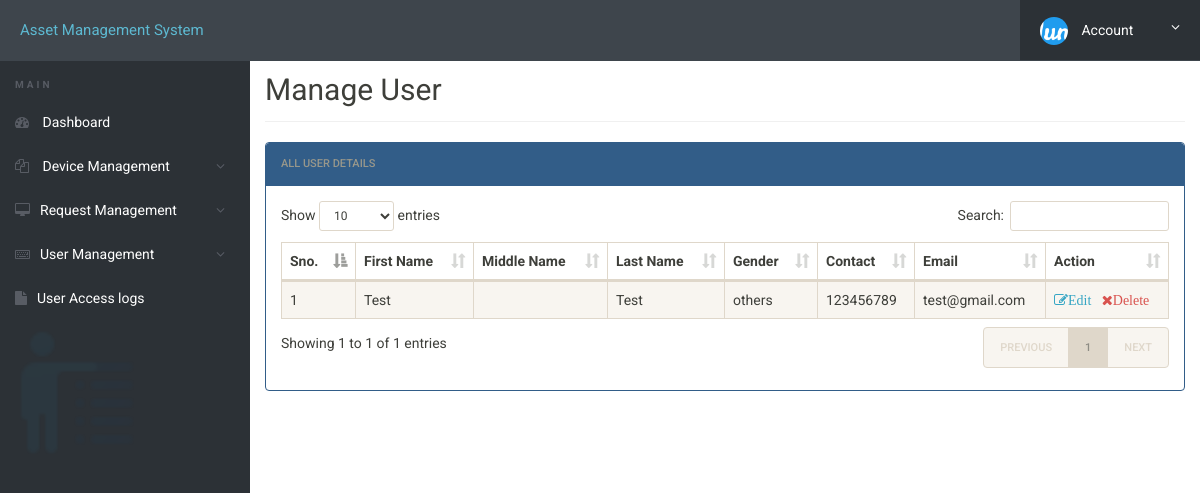
Before: /inventory/admin/manage-users.php (signed in) with the older database file.
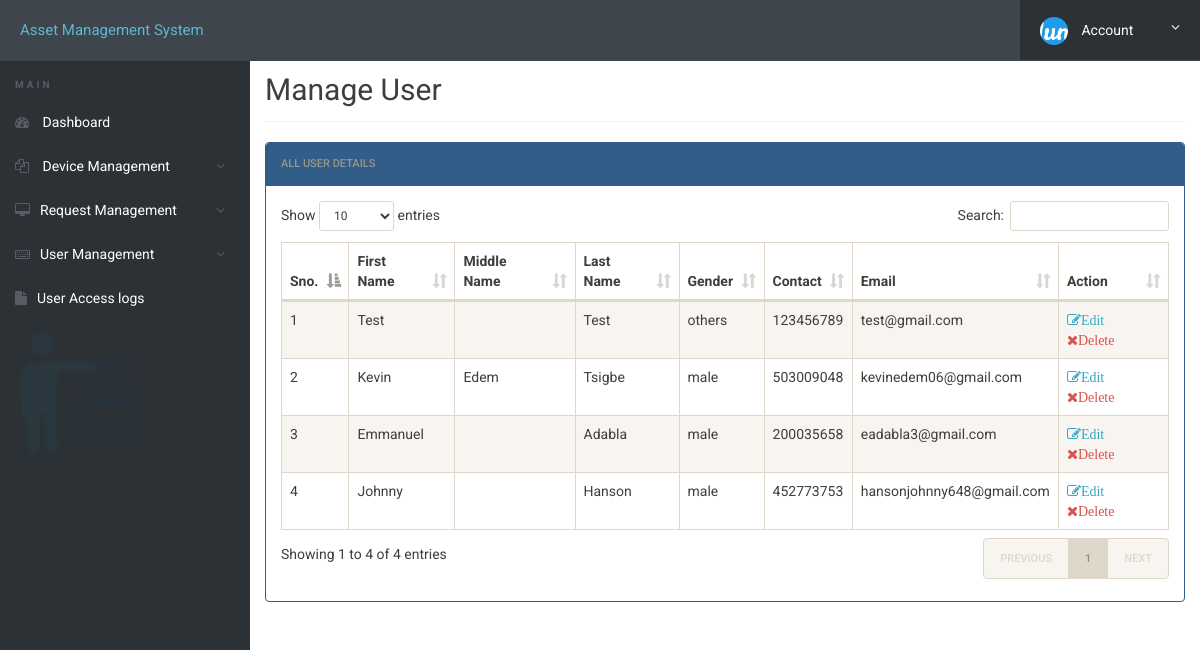
After: the same page with the newer database file.
### tables this page shows
CREATE TABLE `userregistration` (
  `id` int(11) NOT NULL,
  `firstName` varchar(255) NOT NULL,
  `middleName` varchar(255) NOT NULL,
  `lastName` varchar(255) NOT NULL,
  `gender` varchar(255) NOT NULL,
  `contactNo` bigint(20) NOT NULL,
  `email` varchar(255) NOT NULL,
  `password` varchar(255) NOT NULL,
  `regDate` timestamp NOT NULL DEFAULT current_timestamp(),
  `updationDate` varchar(45) NOT NULL DEFAULT current_timestamp(),
  `passUdateDate` varchar(45) NOT NULL DEFAULT current_timestamp()
);

### inventory/admin/manage-users.php (the view, shortened to what this page needs)
<?php
include('includes/config.php');
?>
<!doctype html>
<html lang="en" class="no-js">
<head>
	<link rel="stylesheet" href="css/font-awesome.min.css">
	<link rel="stylesheet" href="css/bootstrap.min.css">
	<link rel="stylesheet" href="css/dataTables.bootstrap.min.css">
	<link rel="stylesheet" href="css/bootstrap-social.css">
	<link rel="stylesheet" href="css/bootstrap-select.css">
	<link rel="stylesheet" href="css/fileinput.min.css">
	<link rel="stylesheet" href="css/awesome-bootstrap-checkbox.css">
	<link rel="stylesheet" href="css/style.css">
</head>
<body>
	<?php include('includes/header.php');?>
	<div class="ts-main-content">
			<?php include('includes/sidebar.php');?>
		<div class="content-wrapper">
			<div class="container-fluid">
				<div class="row">
					<div class="col-md-12">
						<h2 class="page-title" style="padding-top: 3%;">Manage User</h2>
						<div class="panel panel-default panel-primary">
							<div class="panel-heading">All User Details</div>
							<div class="panel-body">
								<table id="zctb" class="display table table-striped table-bordered table-hover" cellspacing="0" width="100%">
									<thead>
										<tr>
											<th>Sno.</th>
											<th>First Name</th>
											<th>Middle Name</th>
											<th>Last Name</th>
											<th>Gender</th>
											<th>Contact</th>
											<th>Email</th>
											<th>Action</th>
										</tr>
									</thead>
									<tbody>
<?php
$ret="select * from userregistration";
$stmt= $mysqli->prepare($ret) ;
$stmt->execute() ;
$res=$stmt->get_result();
$cnt=1;
while($row=$res->fetch_object())
	  {
	  	?>
<tr><td><?php echo $cnt;;?></td>
<td><?php echo $row->firstName;?></td>
<td><?php echo $row->middleName;?></td>
<td><?php echo $row->lastName;?></td>
<td><?php echo $row->gender;?></td>
<td><?php echo $row->contactNo;?></td>
<td><?php echo $row->email;?></td>
<td><a href="edit-user.php?id=<?php echo $row->id;?>"><i class="fa fa-edit">Edit</i></a>&nbsp;&nbsp;
<a href="manage-users.php?del=<?php echo $row->id;?>" onclick="return confirm("Do you want to delete");"><i class="fa fa-close text-danger">Delete</i></a></td>
										</tr>
									<?php
$cnt=$cnt+1;
									 } ?>
									</tbody>
								</table>
							</div>
						</div>
					</div>
				</div>
			</div>
		</div>
	</div>
</body>
</html>

### inventory/admin/includes/header.php (shortened to what this page needs)
<div class="brand clearfix">
		<a href="#" class="logo" style="font-size:15px;">Asset Management System</a>
		<ul class="ts-profile-nav">
			<li class="ts-account">
				<a href="#"><img src="img/uhaslogo-removebg-preview.png" class="ts-avatar hidden-side" alt=""> Account <i class="fa fa-angle-down hidden-side"></i></a>
			</li>
		</ul>
	</div>

### inventory/admin/includes/sidebar.php (shortened to what this page needs)
<nav class="ts-sidebar">
			<ul class="ts-sidebar-menu">
				<li class="ts-label">Main</li>
				<li><a href="dashboard.php"><i class="fa fa-dashboard"></i> Dashboard</a></li>
					<li><a href="#"><i class="fa fa-files-o"></i> Device Management</a>
				</li>
					<li><a href="#"><i class="fa fa-desktop"></i>Request Management</a>
				</li>
				<li><a href="#"><i class="fa fa-keyboard-o"></i>User Management</a>
				</li>
				<li><a href="access-log.php"><i class="fa fa-file"></i>User Access logs</a></li>
				<img src="img/bg-uhaslogo.png"  alt="" style="opacity:5%; padding-top 50%" width="145px">
		</nav>

### inventory/admin/css/style.css (style rules this page uses)
html { font-size: 14px; }
@media only screen and (min-width: 480px) { html { font-size: 17px; } }
@media only screen and (min-width: 768px) { html { font-size: 14px; } }
body { font-size: 1em; }
a { color: #37a6c4; }
.panel { overflow: hidden; }
ul, li { margin: 0; padding: 0; list-style: none; }
.page-title { padding-bottom: 15px; margin-bottom: 20px; border-bottom: 1px solid #f0f0f0; }
.brand { background: #3e454c; position: relative; z-index: 3; position: fixed; width: 100%; top: 0; }
.brand .logo { box-sizing: border-box; padding: 20px; float: left; display: block; width: 200px; }
@media only screen and (min-width: 992px) { .brand .logo { width: 250px; } }
.brand .ts-profile-nav { float: right; display: none; }
.brand .ts-profile-nav li { float: left; position: relative; }
.brand .ts-profile-nav li a { display: block; padding: 20px; color: #fff; }
.brand .ts-profile-nav .ts-account .fa-angle-down { float: right; }
.brand .ts-profile-nav .ts-account > a { width: 180px; background: #2c3136; }
.brand .ts-profile-nav .ts-account .ts-avatar { border-radius: 50%; height: 28px; margin: -10px 0; margin-right: 10px; }
@media only screen and (min-width: 992px) { .brand .ts-profile-nav { display: block; } }
.ts-sidebar { background: #2c3136; max-height: 0; transition: max-height 0.3s; overflow: hidden; position: fixed; z-index: 2; width: 100%; bottom: 0; top: 60px; overflow-y: auto; }
@media only screen and (min-width: 992px) { .ts-sidebar { max-height: 100%; bottom: 0; } }
.ts-sidebar-menu .ts-label { color: #585c64; font-weight: bold; padding: 8px 15px; text-transform: uppercase; font-size: 10px; letter-spacing: 3px; margin-top: 10px; }
.ts-sidebar-menu a { display: block; text-decoration: none; padding: 12px 15px; color: #fff; }
.ts-sidebar-menu li { position: relative; }
.ts-sidebar-menu li i { color: #585c64; margin-right: 10px; }
.ts-main-content .content-wrapper { padding-top: 15px; margin-top: 10px; }
@media only screen and (min-width: 992px) { .ts-main-content .ts-sidebar { width: 250px; float: left; } }
@media only screen and (min-width: 992px) { .ts-main-content .content-wrapper { margin-left: 250px; } }

Changed rows visible on the page:
added userregistration: firstName "Kevin", middleName "Edem", lastName "Tsigbe", gender "male", contactNo "503009048", email "kevinedem06@gmail.com"
added userregistration: firstName "Emmanuel", lastName "Adabla", gender "male", contactNo "200035658", email "eadabla3@gmail.com"
added userregistration: firstName "Johnny", lastName "Hanson", gender "male", contactNo "452773753", email "hansonjohnny648@gmail.com"
Other visible differences:
text written by a page script: "Show entries Search: Showing 1 to 1 of 1 entries PREVIOUS 1 NEXT" → "Show entries Search: Showing 1 to 4 of 4 entries PREVIOUS 1 NEXT"
